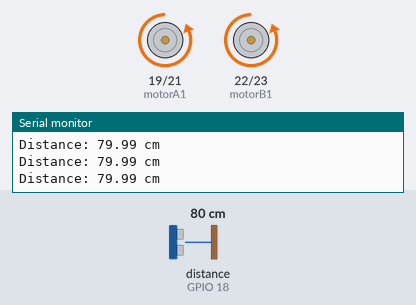
The sketch below on a simulated ESP32. Shown: motor-driver pin pairs drawn as motors (green arrow = first pin HIGH = forward, orange = second pin HIGH = backward, longer = more drive), the last lines printed to the serial monitor. Wiring (inferred from the names in the program): ultrasonic range finder: trigger GPIO 5; echo GPIO 18. Inputs (shaded band) come from the test bench; at power-on: distance to the obstacle (sensor on GPIO 18) 80 cm. The echo pulse lasts 58.3 µs per cm.

Above: at 1.2 s.
1.3 s: distance to the obstacle (sensor on GPIO 18) set to 22 cm
2.8 s: distance to the obstacle (sensor on GPIO 18) set to 18 cm
At 4.2 s:
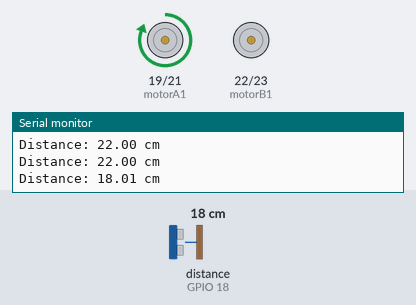
5.8 s: distance to the obstacle (sensor on GPIO 18) set to 35 cm
At 7.0 s:
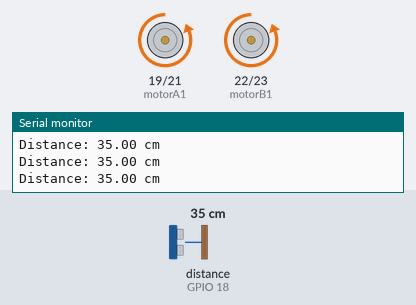
7.6 s: distance to the obstacle (sensor on GPIO 18) set to 2 cm
At 8.0 s:
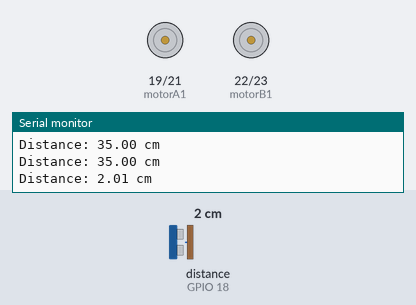
Timing chart, 0 to 11.6 s (numbered marks = the images above; inputs shaded):
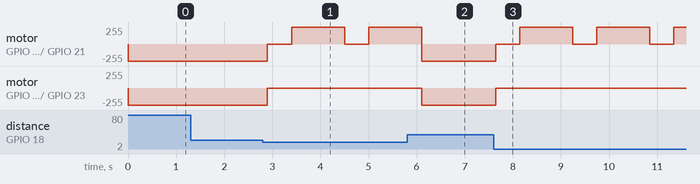

The sketch:

robot-car.ino
```cpp
// Pin definitions for ESP32
const int trigPin = 5;   // Ultrasonic sensor trigger pin
const int echoPin = 18;  // Ultrasonic sensor echo pin
const int motorA1 = 19;  // L298N IN1 (left motor)
const int motorA2 = 21;  // L298N IN2 (left motor)
const int motorB1 = 22;  // L298N IN3 (right motor)
const int motorB2 = 23;  // L298N IN4 (right motor)

// Variables
long duration;
float distance;
const float obstacleDistance = 20.0; // Distance threshold in cm

void setup() {
  // Initialize serial communication for debugging
  Serial.begin(115200);

  // Set pin modes
  pinMode(trigPin, OUTPUT);
  pinMode(echoPin, INPUT);
  pinMode(motorA1, OUTPUT);
  pinMode(motorA2, OUTPUT);
  pinMode(motorB1, OUTPUT);
  pinMode(motorB2, OUTPUT);
}

void loop() {
  // Measure distance
  distance = getDistance();

  // Print distance for debugging
  Serial.print("Distance: ");
  Serial.print(distance);
  Serial.println(" cm");

  // Check for obstacle
  if (distance < obstacleDistance && distance > 0) {
    stopMotors();
    delay(500); // Stop for 0.5 seconds
    reverseWithTurn();
    delay(1000); // Reverse and turn for 1 second
  } else {
    moveForward();
  }

  delay(100); // Small delay for stability
}

// Function to measure distance using ultrasonic sensor
float getDistance() {
  // Clear trigger pin
  digitalWrite(trigPin, LOW);
  delayMicroseconds(2);

  // Send 10us pulse to trigger
  digitalWrite(trigPin, HIGH);
  delayMicroseconds(10);
  digitalWrite(trigPin, LOW);

  // Read echo pin
  duration = pulseIn(echoPin, HIGH);

  // Calculate distance (speed of sound = 343 m/s or 0.0343 cm/us)
  float dist = (duration * 0.0343) / 2;
  return dist;
}

// Function to move the car forward (reversed motor direction)
void moveForward() {
  digitalWrite(motorA1, LOW);  // Left motor forward (reversed)
  digitalWrite(motorA2, HIGH);
  digitalWrite(motorB1, LOW);  // Right motor forward (reversed)
  digitalWrite(motorB2, HIGH);
}

// Function to stop the car
void stopMotors() {
  digitalWrite(motorA1, LOW);
  digitalWrite(motorA2, LOW);
  digitalWrite(motorB1, LOW);
  digitalWrite(motorB2, LOW);
}

// Function to reverse while cutting one motor (turn, reversed motor direction)
void reverseWithTurn() {
  digitalWrite(motorA1, HIGH); // Left motor reverse (reversed)
  digitalWrite(motorA2, LOW);
  digitalWrite(motorB1, LOW);  // Right motor off (cut)
  digitalWrite(motorB2, LOW);
}
```

Measured:
- the behaviour switches between 21 and 20 cm on distance to the obstacle (sensor on GPIO 18) (found by bisection; images 0 and 1)
- after the input at 2.8 s, motor on GPIO 19 (motorA1) / GPIO 21 (motorA2): alternates forward 255/255 for 1.1 s and stopped for 0.50 s, starting after 0.10 s; motor on GPIO 22 (motorB1) / GPIO 23 (motorB2): backward 255/255 → stopped after 0.10 s
- after the input at 5.8 s, motor on GPIO 22 (motorB1) / GPIO 23 (motorB2): stopped → backward 255/255 after 0.30 s
- after the input at 7.6 s, motor on GPIO 19 (motorA1) / GPIO 21 (motorA2): alternates forward 255/255 for 1.1 s and stopped for 0.50 s, starting at once; motor on GPIO 22 (motorB1) / GPIO 23 (motorB2): backward 255/255 → stopped at once
